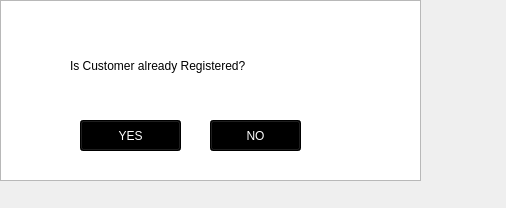
<?xml version="1.0" encoding="UTF-8"?>
<ui version="4.0">
 <class>Booking_Customer_Options_Form</class>
 <widget class="QWidget" name="Booking_Customer_Options_Form">
  <property name="geometry">
   <rect>
    <x>0</x>
    <y>0</y>
    <width>506</width>
    <height>208</height>
   </rect>
  </property>
  <property name="windowTitle">
   <string>Form</string>
  </property>
  <widget class="QGraphicsView" name="graphicsView">
   <property name="geometry">
    <rect>
     <x>0</x>
     <y>0</y>
     <width>421</width>
     <height>181</height>
    </rect>
   </property>
   <property name="styleSheet">
    <string notr="true">background: url(G:/Final1/Image_Options.jpg) ;
background-repeat: no-repeat;</string>
   </property>
  </widget>
  <widget class="QLabel" name="label">
   <property name="geometry">
    <rect>
     <x>70</x>
     <y>50</y>
     <width>271</width>
     <height>31</height>
    </rect>
   </property>
   <property name="styleSheet">
    <string notr="true">font: 75 12pt &quot;Kristen ITC&quot;;</string>
   </property>
   <property name="text">
    <string>Is Customer already Registered? </string>
   </property>
  </widget>
  <widget class="QPushButton" name="YES">
   <property name="geometry">
    <rect>
     <x>80</x>
     <y>120</y>
     <width>101</width>
     <height>31</height>
    </rect>
   </property>
   <property name="styleSheet">
    <string notr="true">background-color:rgb(0,0,0);
font: 20pt &quot;Bauhaus 93&quot;;
color: rgb(255, 255, 255);</string>
   </property>
   <property name="text">
    <string>YES</string>
   </property>
  </widget>
  <widget class="QPushButton" name="NO">
   <property name="geometry">
    <rect>
     <x>210</x>
     <y>120</y>
     <width>91</width>
     <height>31</height>
    </rect>
   </property>
   <property name="styleSheet">
    <string notr="true">background-color:rgb(0,0,0);
font: 20pt &quot;Bauhaus 93&quot;;
color: rgb(255, 255, 255);</string>
   </property>
   <property name="text">
    <string>NO</string>
   </property>
  </widget>
 </widget>
 <resources/>
 <connections/>
</ui>
